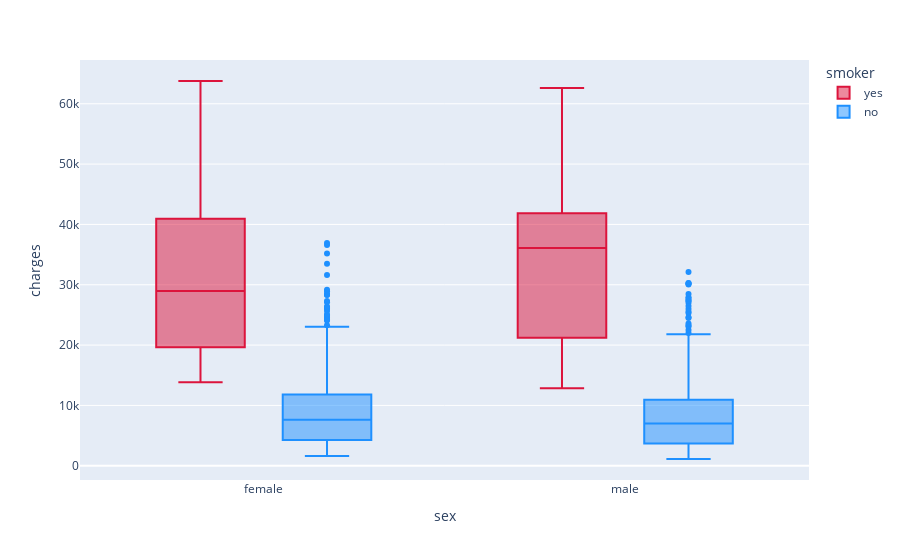

Write notebook code for a chart like this one.
### Markdown cell above
From the visualization above, it can be seen that smokers tend to have high cost, whether they have few or many children. So we can assume that the number of children does not affect medical costs,

### Code cell
fig = px.box(df, x="sex", y="charges",color='smoker',
            color_discrete_map=color)
fig.show()

### Figure 1 — Plotly figure (JSON) as saved in the notebook; plotly's stock layout.template omitted (floating-point values rounded to 4 significant figures; data arrays with more than 128 entries replaced by an {"elided": "..."} marker saying what was removed)
{"data": [{"alignmentgroup": "True", "hovertemplate": "smoker=yes<br>sex=%{x}<br>charges=%{y}<extra></extra>", "legendgroup": "yes", "marker": {"color": "#DC143C"}, "name": "yes", "notched": false, "offsetgroup": "yes", "orientation": "v", "showlegend": true, "type": "box", "x": {"elided": "274 str values"}, "x0": " ", "xaxis": "x", "y": {"elided": "274 float values"}, "y0": " ", "yaxis": "y"}, {"alignmentgroup": "True", "hovertemplate": "smoker=no<br>sex=%{x}<br>charges=%{y}<extra></extra>", "legendgroup": "no", "marker": {"color": "#1E90FF"}, "name": "no", "notched": false, "offsetgroup": "no", "orientation": "v", "showlegend": true, "type": "box", "x": {"elided": "1063 str values"}, "x0": " ", "xaxis": "x", "y": {"elided": "1063 float values"}, "y0": " ", "yaxis": "y"}], "layout": {"boxmode": "group", "legend": {"title": {"text": "smoker"}, "tracegroupgap": 0}, "margin": {"t": 60}, "xaxis": {"anchor": "y", "domain": [0, 1], "title": {"text": "sex"}}, "yaxis": {"anchor": "x", "domain": [0, 1], "title": {"text": "charges"}}}}
